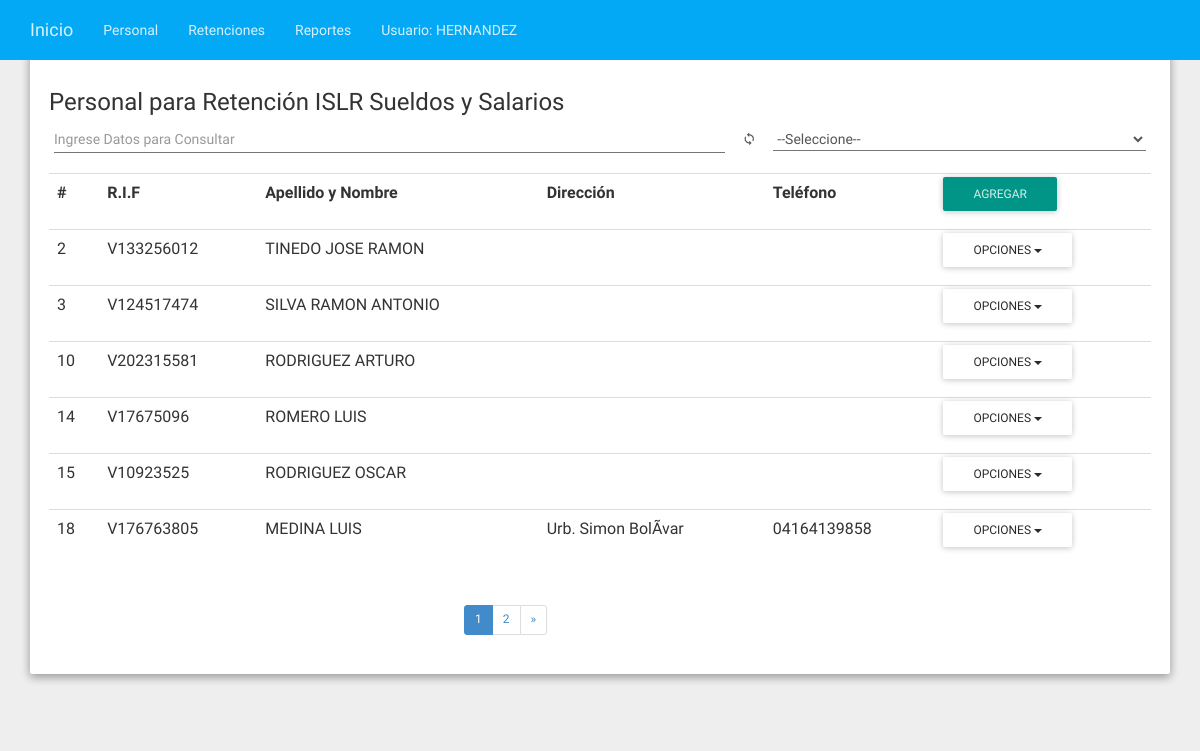
Page /php/tpl_retencion_islr.php (signed in) on the committed database.
### tables this page shows
CREATE TABLE `tbl_personal` (
  `id_personal` int(11) NOT NULL,
  `cedula_personal` varchar(10) DEFAULT NULL,
  `rif_personal` varchar(20) DEFAULT NULL,
  `apellido_personal` varchar(100) DEFAULT NULL,
  `nombre_personal` varchar(100) DEFAULT NULL,
  `direccion_personal` text,
  `telefono_personal` varchar(11) DEFAULT NULL,
  `cargo_personal` varchar(100) DEFAULT NULL,
  `tipo_personal` varchar(20) DEFAULT NULL,
  `sueldo_basico_personal` decimal(11,2) DEFAULT NULL,
  `fecha_ingreso_personal` date DEFAULT NULL,
  `estatus_personal` int(11) DEFAULT NULL,
  `retencion_personal` int(1) DEFAULT NULL
);

### php/tpl_retencion_islr.php (the view, shortened to what this page needs)
<?php
    require('helpers.php');
    require('conectar.php');
    $buscador = 'where retencion_personal = 11 or retencion_personal = 12 ';
    $_pagi_sql  = "select * from tbl_personal ".$buscador." order by id_personal asc";
    $_pagi_cuantos = 6;
    include("paginator.inc.php");
?>
<!DOCTYPE html>
<html lang="en">
<body>
    <?php $helpers->menu();?>
    <div class="container">
      <header class="jumbotron hero-spacer">
        <div class="row">
            <div class="col-lg-12" >
                <h3> Personal para Retención ISLR Sueldos y Salarios </h3>
            </div>
        </div>
           <div class="input-group" align="center">
                <input class="form-control" type="text"  id="buscador" placeholder="Ingrese Datos para Consultar">
                <span class="input-group-addon" ><span class="mdi-notification-sync" ></span></span>
                <select  class="form-control" id="var_busqueda" onchange="consulta('tpl_retencion_islr')" >
                        <option value="">--Seleccione--</option>
                </select>
            </div>
        <br>
        <?php
            if(@mysqli_num_rows($_pagi_result) == 0)
            {
        ?>
                <tr>
                  <th><div class="alert alert-warning" align="center" role="alert">No existen registros.! <br> Para Registrar Clic <a href="javascript:void(0)" onclick="modal('agregar')" title="Registrar Personal">Aquí</a></div></th>
                </tr>
        <?php
            }
            else
            {
        ?>
          <table class="table table-hover">
                <tr>
                  <th>#</th>
                  <th>R.I.F</th>
                  <th>Apellido y Nombre</th>
                  <th>Dirección</th>
                  <th>Teléfono</th>
                  <th>
                      <div style="margin-top: -5px" class="btn-group">
                          <a href="javascript:void(0)" class="btn btn-sm btn-primary" onclick="modal('agregar')">Agregar</a>
                      </div>
                  </th>
                </tr>
        <?php
                while($fila = mysqli_fetch_array($_pagi_result))
                {
                  $unidad = $helpers->declara_retencion($fila['sueldo_basico_personal'],$fila['fecha_ingreso_personal']);
                  if($unidad > 1000)
                  {
        ?>
                <tr>
                  <td><?= $fila['id_personal'];?></td>
                  <td><?= $fila['rif_personal'];?></td>
                  <td><?= $fila['apellido_personal']." ".$fila['nombre_personal'];?></td>
                  <td><?= $fila['direccion_personal'];?></td>
                  <td><?= $fila['telefono_personal'];?></td>
                  <td>
                      <div class="btn-group" style="margin-top: -5px" >
                        <button type="button" class="btn btn-sm btn-default dropdown-toggle" data-toggle="dropdown">
                          Opciones <span class="caret"></span>
                        </button>
                      </div>
                  </td>
                </tr>
        <?php
                    }
                }
            }
        ?>
          </table>
            <div class="row">
              <div class="col-md-3"></div>
              <div class="col-md-4" align="center">   <ul class='pagination pagination-sm'><?= $_pagi_navegacion; ?></ul></div>
              <div class="col-md-4"></div>
            </div>
          </header>
    </div>
</body>
</html>

### componentes/css/modern-business.css (style rules this page uses)
html, body { height: 100%; }
body { padding-top: 50px; }

### rows in the picture
tbl_personal: id_personal "2", rif_personal "V133256012", apellido_personal "TINEDO", nombre_personal "JOSE RAMON"
tbl_personal: id_personal "3", rif_personal "V124517474", apellido_personal "SILVA", nombre_personal "RAMON ANTONIO"
tbl_personal: id_personal "10", rif_personal "V202315581", apellido_personal "RODRIGUEZ", nombre_personal "ARTURO"
tbl_personal: id_personal "14", rif_personal "V17675096", apellido_personal "ROMERO", nombre_personal "LUIS"
tbl_personal: id_personal "15", rif_personal "V10923525", apellido_personal "RODRIGUEZ", nombre_personal "OSCAR"
tbl_personal: id_personal "18", rif_personal "V176763805", apellido_personal "MEDINA", nombre_personal "LUIS", direccion_personal "Urb. Simon BolÃ­var", telefono_personal "04164139858"

### other values in the picture
$_pagi_nav_siguiente "»"
